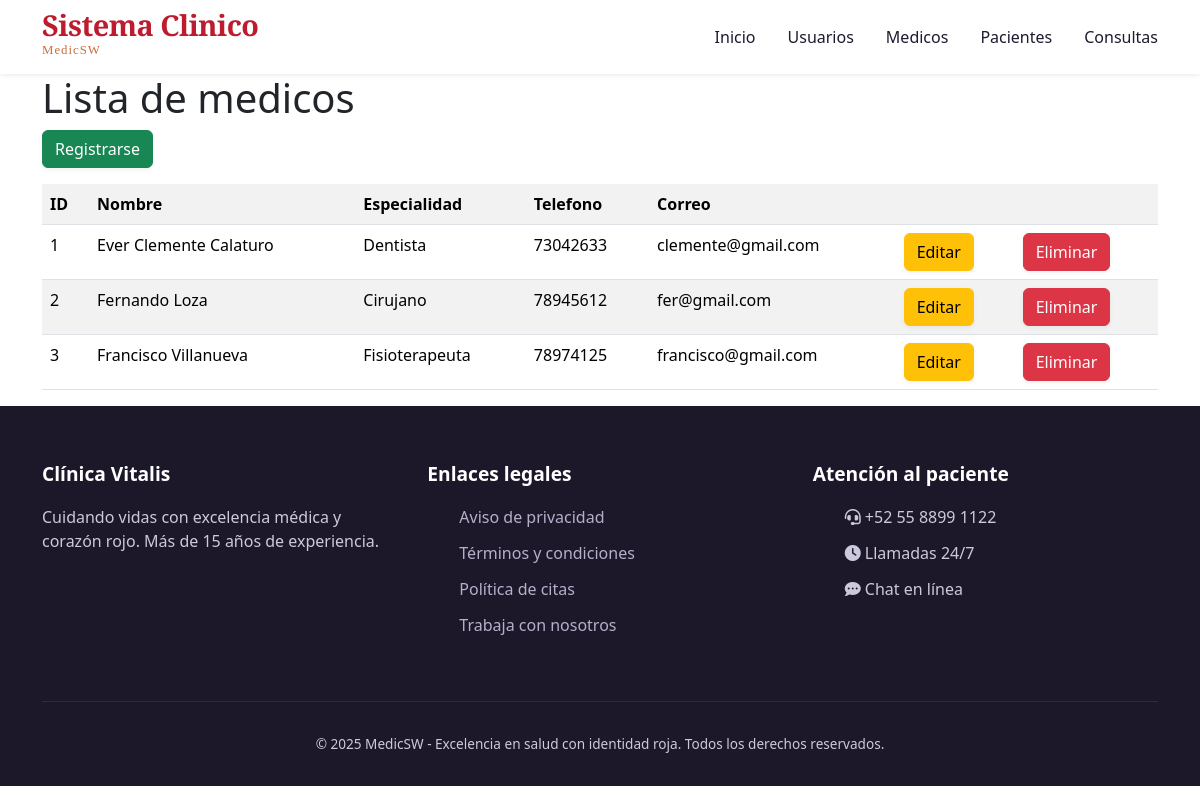
The page /medicos/ on the database its author committed.
### models/medico_model.py (models this page shows, shortened)
class Medico(db.Model):
    __tablename__ = "medicos"
    id = db.Column(db.Integer,primary_key=True)
    nombre = db.Column(db.String(100),nullable=False)
    especialidad = db.Column(db.String(100),nullable=False)
    telefono = db.Column(db.String(20),nullable=False)
    correo = db.Column(db.String(100),nullable=False,unique=True)
    consultas = db.relationship('Consulta',back_populates='medico')
    @staticmethod
    def get_all():
        return Medico.query.all()

### controllers/medico_control.py (the view)
@medico_bp.route("/")
def index():
    medicos = Medico.get_all()
    return medico_view.list(medicos)

### views/medico_view.py (called while the page is built)
def list(medicos):
    return render_template('medicos/index.html',medicos=medicos)

### templates/medicos/index.html (shortened to what this page needs)
{% extends 'base.html' %}
{% block content %}
<h1>Lista de medicos</h1>
<a href="{{url_for('medico.create')}}" class="btn btn-success mb-3">Registrarse</a>
<table class="table table-striped">
    <tr>
        <th>ID</th>
        <th>Nombre</th>
        <th>Especialidad</th>
        <th>Telefono</th>
        <th>Correo</th>
        <th></th>
        <th></th>
    </tr>
    {% for item in medicos %}
    <tr>
        <td>{{item.id}}</td>
        <td>{{item.nombre}}</td>
        <td>{{item.especialidad}}</td>
        <td>{{item.telefono}}</td>
        <td>{{item.correo}}</td>
        <td>
            <a href="{{url_for('medico.edit',id=item.id)}}" class="btn btn-warning">Editar</a>
        </td>
        <td>
            <a href="{{url_for('medico.delete', id= item.id)}}" class="btn btn-danger">Eliminar</a>
        </td>
    </tr>
    {% endfor %}
</table>
{% endblock%}

### static/css/stylos.css (style rules this page uses)
* { margin: 0; padding: 0; box-sizing: border-box; }
body { font-family: 'Inter', sans-serif; background-color: #fefaf9; color: #1e1a2f; line-height: 1.5; scroll-behavior: smooth; }
:root { --primary: #bc1c2e; --primary-dark: #8e1624; --primary-light: #ffe8ea; --accent: #c76e3c; --accent-light: #fef0e6; --gray-light: #faf7f5; --gray-border: #ede5e2; --text-dark: #1e1a2f; --text-muted: #4a4458; --white: #ff0000; --shadow-sm: 0 10px 25px -5px rgba(0, 0, 0, 0.05), 0 8px 10px -6px rgba(0, 0, 0, 0.02); --shadow-md: 0 20px 28px -12px rgba(188, 28, 46, 0.12); --transition: all 0.25s ease; }
.btn { display: inline-flex; align-items: center; gap: 10px; background-color: var(--primary); color: white; font-weight: 600; padding: 12px 28px; border-radius: 40px; text-decoration: none; transition: var(--transition); border: none; cursor: pointer; font-size: 1rem; box-shadow: 0 2px 5px rgba(0,0,0,0.05); }
html { scroll-padding-top: 80px; }

### rows shown on the page
Medico: id "1", nombre "Ever Clemente Calaturo", especialidad "Dentista", telefono "73042633", correo "clemente@gmail.com"
Medico: id "2", nombre "Fernando Loza", especialidad "Cirujano", telefono "78945612", correo "fer@gmail.com"
Medico: id "3", nombre "Francisco Villanueva", especialidad "Fisioterapeuta", telefono "78974125", correo "francisco@gmail.com"
